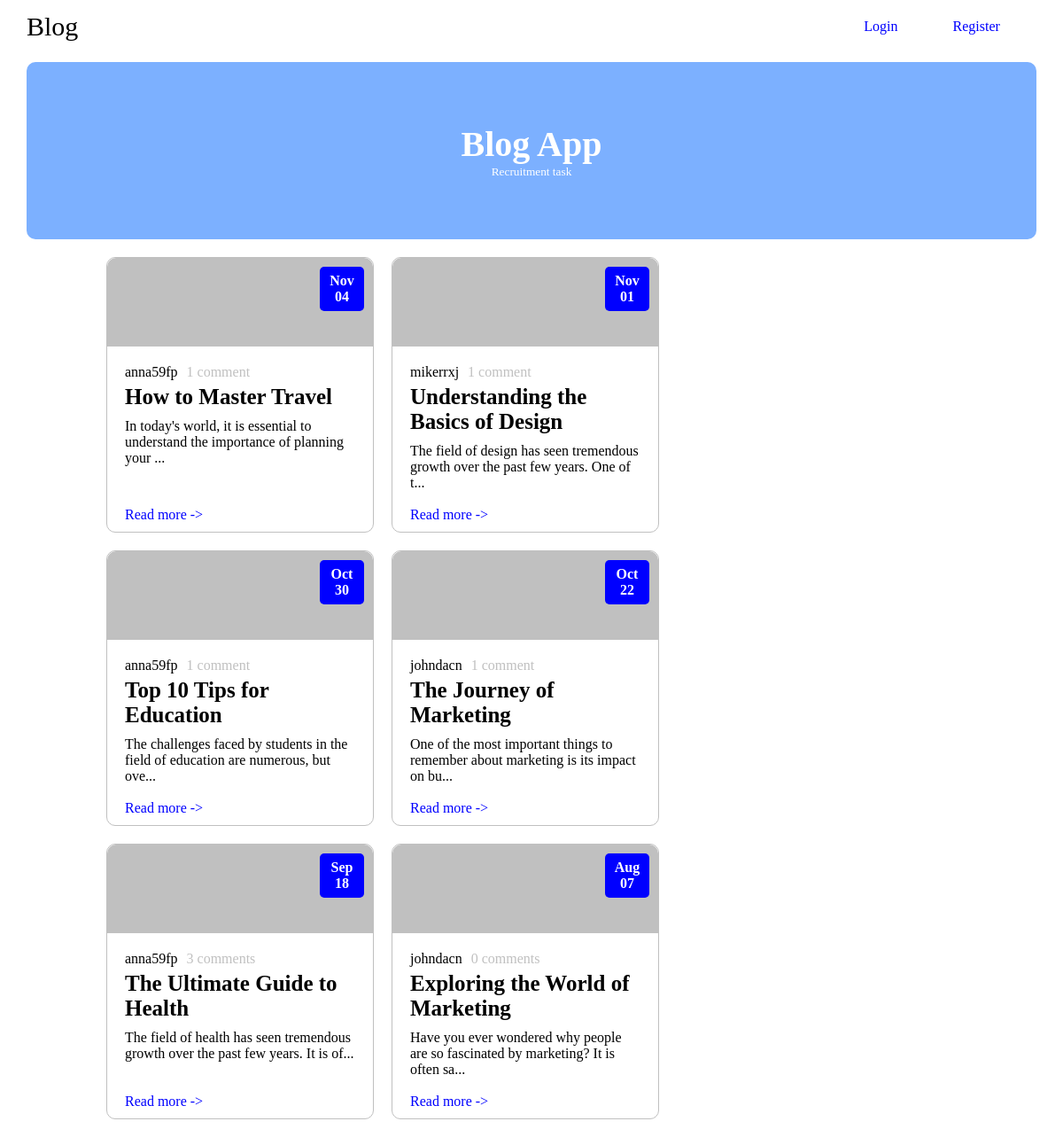
The page / on the database its author committed.
### blog/models.py (models this page shows, shortened)
class BlogPost(models.Model):
    author = models.ForeignKey(settings.AUTH_USER_MODEL, on_delete=models.CASCADE)
    title = models.CharField(max_length=200)
    content = models.TextField()
    created_at = models.DateTimeField(default=timezone.now)

### blog/views.py (the view)
# urls.py: path('', views.index, name="index"),
def index(request):
    posts = BlogPost.objects.annotate(comment_count=Count('comments')).order_by('-created_at')
    return render(request, 'blog/index.html', {'posts': posts})

### blog/templates/blog/index.html (shortened to what this page needs)
{% extends "base.html" %}
{% block content %}
    <div class="front-image-container">
        <div style="font-size: 40px; font-weight: bold;">Blog App</div>
        <small>Recruitment task</small>
    </div>
    {% if posts %}
        <div class="post-container">
            {% for post in posts %}
                <div class="post">
                    <div class="post-image_place_holder">
                        <div class="post-date">
                            <div>{{ post.created_at|date:"F"|slice:":3" }}</div>
                            <div>{{ post.created_at|date:"d" }}</div>
                        </div>
                    </div>
                    <div class="post-data">
                        <div class="post-data-author">
                            <div>{{ post.author.username }}</div>
                            <div>{{ post.comment_count }} {{ post.comment_count|pluralize:"comment,comments" }}</div>
                        </div>
                        <div class="post-data-title">
                            <div>{{ post.title }}</div>
                        </div>
                        <div class="post-data-content">
                            {{ post.content|slice:":80" }}...
                        </div>
                    </div>
                    <div class="post-data-readmore">
                        <a href="/post/{{ post.id }}">Read more -></a>
                    </div>
                </div>
            {% endfor %}
        </div>
    {% else %}
        <p>No blog posts available.</p>
    {% endif %}
{% endblock %}

### templates/base.html (shortened to what this page needs)
<!doctype html>
<html lang="en">
    <head>
        {% load static %}
        <link rel="stylesheet" href="{% static 'blog/css/navbar.css' %}">
        <link rel="stylesheet" href="{% static 'blog/css/post_list.css' %}">
        <link rel="stylesheet" href="{% static 'blog/css/post_details.css' %}">
    </head>
    <body>
        <nav>
            <div class="nav_bar_container">
                <div class="divider">
                    <div><a href="/">Blog</a></div>
                </div>
                <div class="divider">
                </div>
                <div class="divider">
                    {% if user.is_authenticated %}
                        <div>Hi {{ user }}!</div>
                        <a href="/logout">Logout [->]</a>
                    {% else %}
                        <div><a href="/login">Login</a></div>
                        <div><a href="/register">Register</a></div>
                    {% endif %}
                </div>
            </div>
        </nav>
        <main>
            {% block content %} {% endblock %}
        </main>
    </body>
</html>

### blog/static/blog/css/navbar.css (style rules this page uses)
body { background-color: white; margin: 0px; padding: 0px; }
.nav_bar_container { width: 95%; height: 60px; display: flex; flex-direction: row; margin-right: auto; margin-left: auto; }
.divider { width: 33.33%; height: 100%; display: flex; align-items: center; }
.divider:nth-child(1) { font-size: 30px; }
.divider:nth-child(1) a { text-decoration: none; color: black; }
.divider:nth-child(2) { justify-content: center; }
.divider:nth-child(3) { justify-content: flex-end; }
.divider:nth-child(3) div { margin-right: 20px; }
.divider:nth-child(3) a { padding: 5px 20px; border: 1px solid white; border-radius: 5px; text-decoration: none; color: blue; }
.front-image-container { width: 95%; height: 200px; margin-right: auto; margin-left: auto; background-color: rgb(124, 176, 255); margin-top: 10px; margin-bottom: 10px; border-radius: 10px; color: white; display: flex; flex-direction: column; justify-content: center; align-items: center; }

### blog/static/blog/css/post_list.css (style rules this page uses)
.post-container { width: 80%; display: flex; flex-direction: row; flex-wrap: wrap; margin-left: auto; margin-right: auto; margin-top: 20px; }
.post { width: 300px; margin-right: 20px; margin-bottom: 20px; border-radius: 10px; border: 1px solid silver; position: relative; }
.post-data { padding: 20px 20px 0 20px; }
.post-image_place_holder { height: 100px; width: 100%; border-top-left-radius: 10px; border-top-right-radius: 10px; background-color: silver; position: relative; }
.post-date { width: 50px; height: 50px; background-color: blue; color: white; font-weight: bold; border-radius: 5px; display: flex; flex-direction: column; justify-content: center; align-items: center; position: absolute; right: 10px; top: 10px; }
.post-data-author { display: flex; flex-direction: row; }
.post-data-author div { margin-right: 10px; }
.post-data-author div:nth-child(2) { color: silver; }
.post-data-title { word-wrap: break-word; font-size: 25px; font-weight: bold; margin-top: 5px; }
.post-data-content { word-wrap: break-word; padding-bottom: 30px; margin-top: 10px; }
.post-data-readmore { margin-top: 10px; position: absolute; bottom: 10px; left: 20px; }
.post-data-readmore a { text-decoration: none; color: blue; }

### rows shown on the page
BlogPost: created_at "Nov", created_at "04", author.username "anna59fp", comment_count "1", title "How to Master Travel", content "In today's world, it is essential to understand the importance of planning your"
BlogPost: created_at "Nov", created_at "01", author.username "mikerrxj", comment_count "1", title "Understanding the Basics of Design", content "The field of design has seen tremendous growth over the past few years. One of t"
BlogPost: created_at "Oct", created_at "30", author.username "anna59fp", comment_count "1", title "Top 10 Tips for Education", content "The challenges faced by students in the field of education are numerous, but ove"
BlogPost: created_at "Oct", created_at "22", author.username "johndacn", comment_count "1", title "The Journey of Marketing", content "One of the most important things to remember about marketing is its impact on bu"
BlogPost: created_at "Sep", created_at "18", author.username "anna59fp", comment_count "3", title "The Ultimate Guide to Health", content "The field of health has seen tremendous growth over the past few years. It is of"
BlogPost: created_at "Aug", created_at "07", author.username "johndacn", comment_count "0", title "Exploring the World of Marketing", content "Have you ever wondered why people are so fascinated by marketing? It is often sa"
